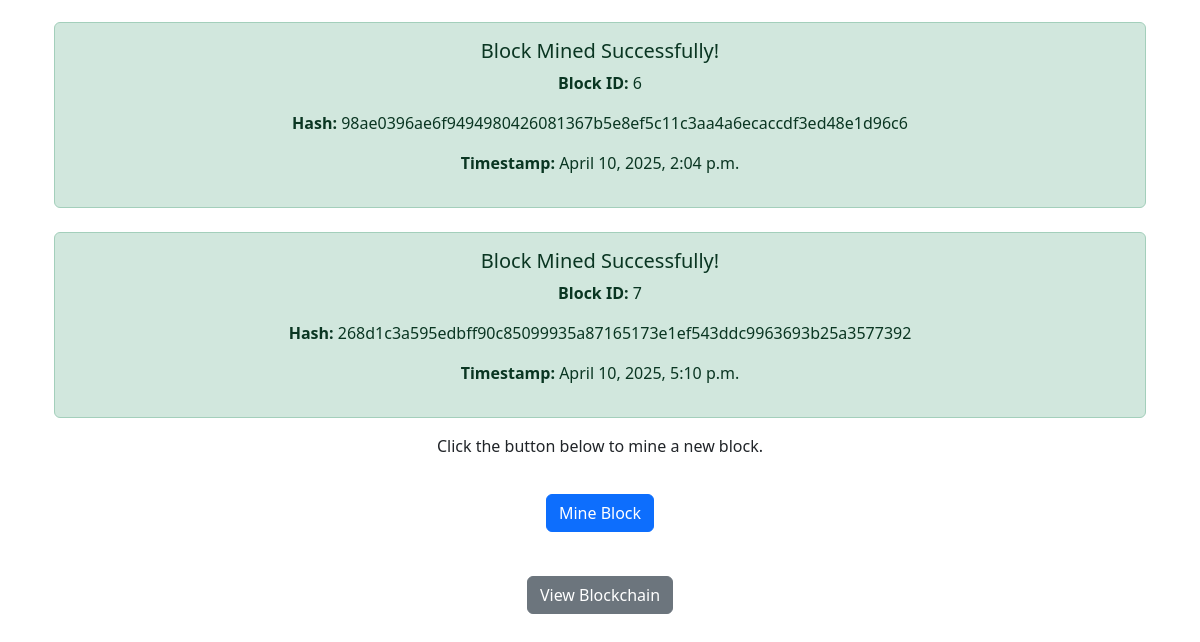
The app's page /mine/ (lower part), older data.
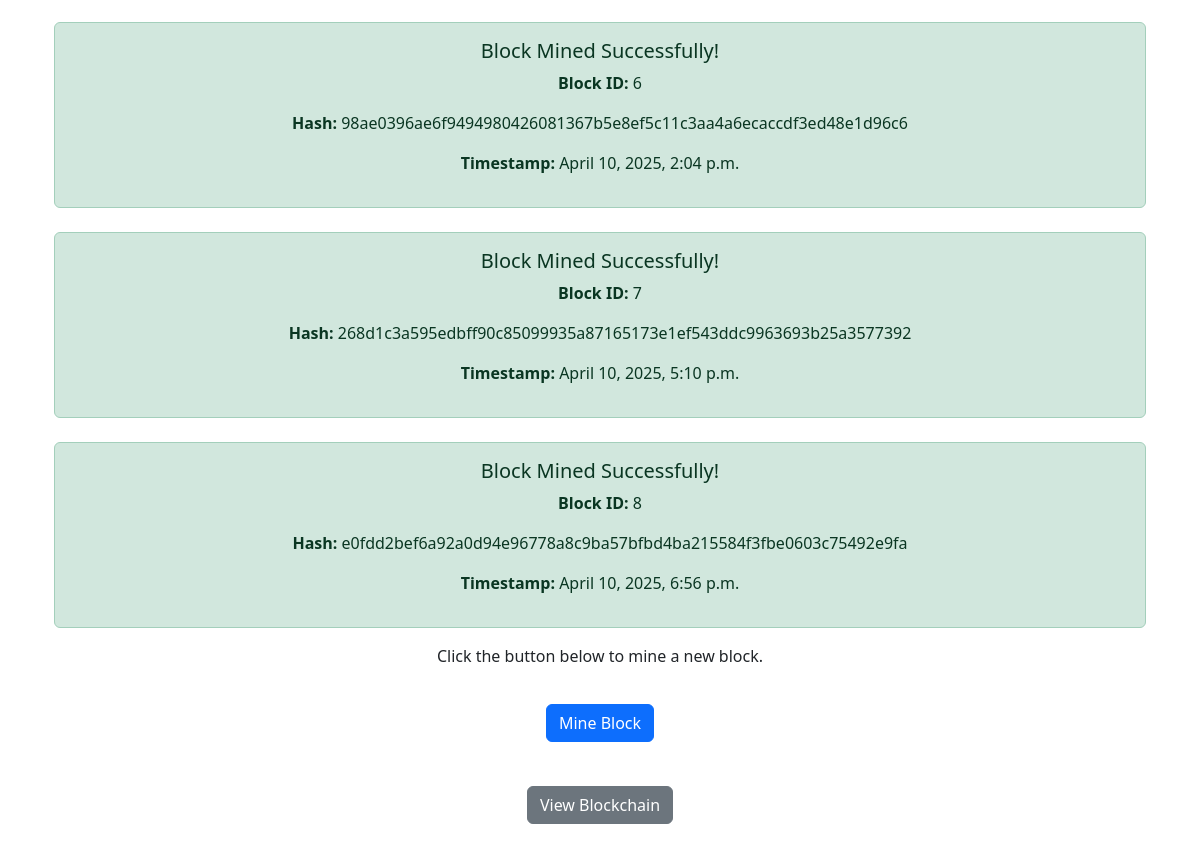
The same page, newer data.
### blockchain/models.py (models this page shows, shortened)
class CreateMine(models.Model):
    block = models.OneToOneField (Block, on_delete= models.CASCADE)
    timestamp = models.DateTimeField(auto_now_add=True)
    previous_hash = models.CharField(max_length=64, blank=True, null=True)
    data = models.TextField()
    hash = models.CharField(max_length=64, unique=True, blank=True)

class Block(models.Model):
    timestamp = models.DateTimeField(default=datetime.utcnow)
    data = models.TextField()
    previous_hash = models.CharField(max_length=64)
    hash = models.CharField(max_length=64)
    objects = None

### blockchain/views.py (the view)
# urls.py: path('mine/', mine, name='mine'),
def mine (request):
    mines = CreateMine.objects.all()
    return render(request, 'blockchain/mine.html', context = {'mines': mines})

### blockchain/templates/blockchain/mine.html (shortened to what this page needs)
{% extends 'blockchain/base.html' %}
{% block content %}
<div class="container">
    {% for mine in mines %}
        <div class="alert alert-success text-center mt-4">
            <h5>Block Mined Successfully!</h5>
            <p><strong>Block ID:</strong> {{ mine.block.id }}</p>
            <p><strong>Hash:</strong> {{ mine.block.hash }}</p>
            <p><strong>Timestamp:</strong> {{ mine.block.timestamp }}</p>
        </div>
    {% endfor %}
    <p class="text-center">Click the button below to mine a new block.</p>
    <form action="{% url 'create_mine' %}" method="post" class="text-center">
        <button type="submit" class="btn btn-primary">Mine Block</button>
    </form>
    <div class="text-center mt-4">
        <a href="{% url 'view_chain' %}" class="btn btn-secondary">View Blockchain</a>
    </div>
</div>
{% endblock %}

Row changes from the older to the newer data that the page shows:
added CreateMine: block.id "8", block.hash "e0fdd2bef6a92a0d94e96778a8c9ba57bfbd4ba215584f3fbe0603c75492e9fa", block.timestamp "April 10, 2025, 6:56 p.m."
